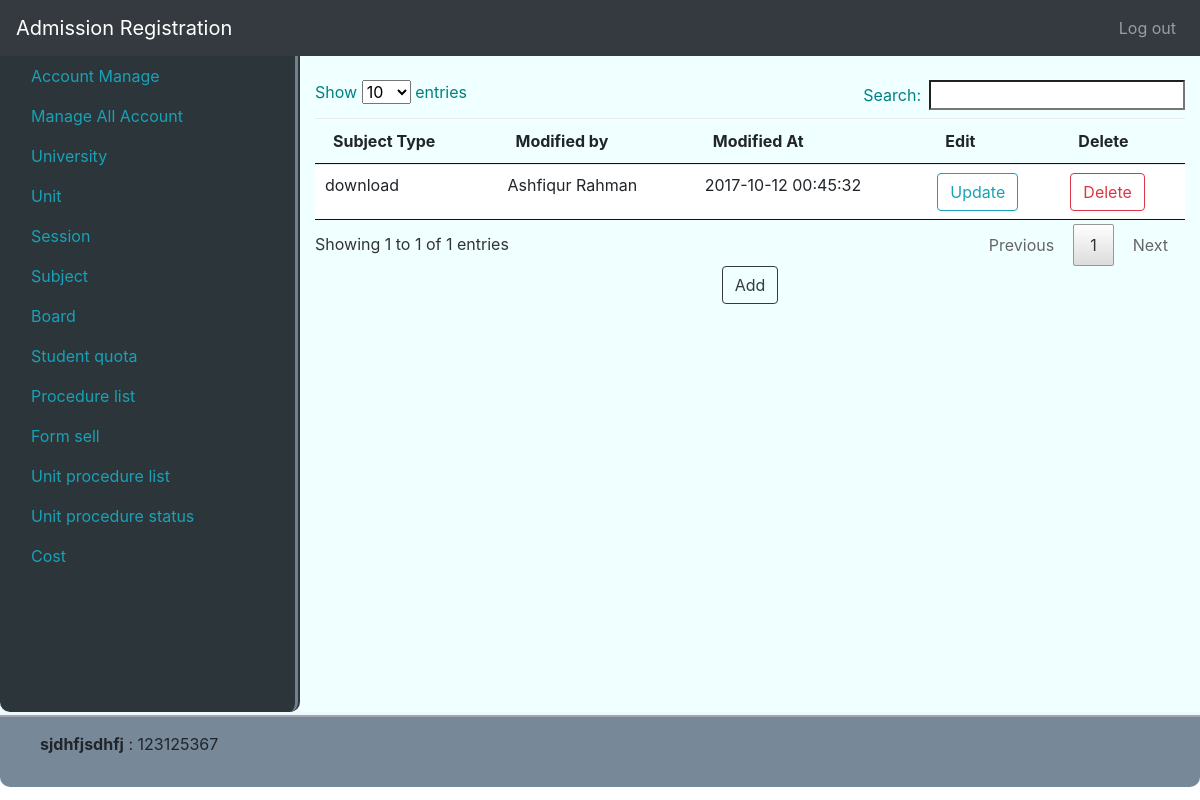
/procedureList (signed in), run on an earlier commit of the app's database.
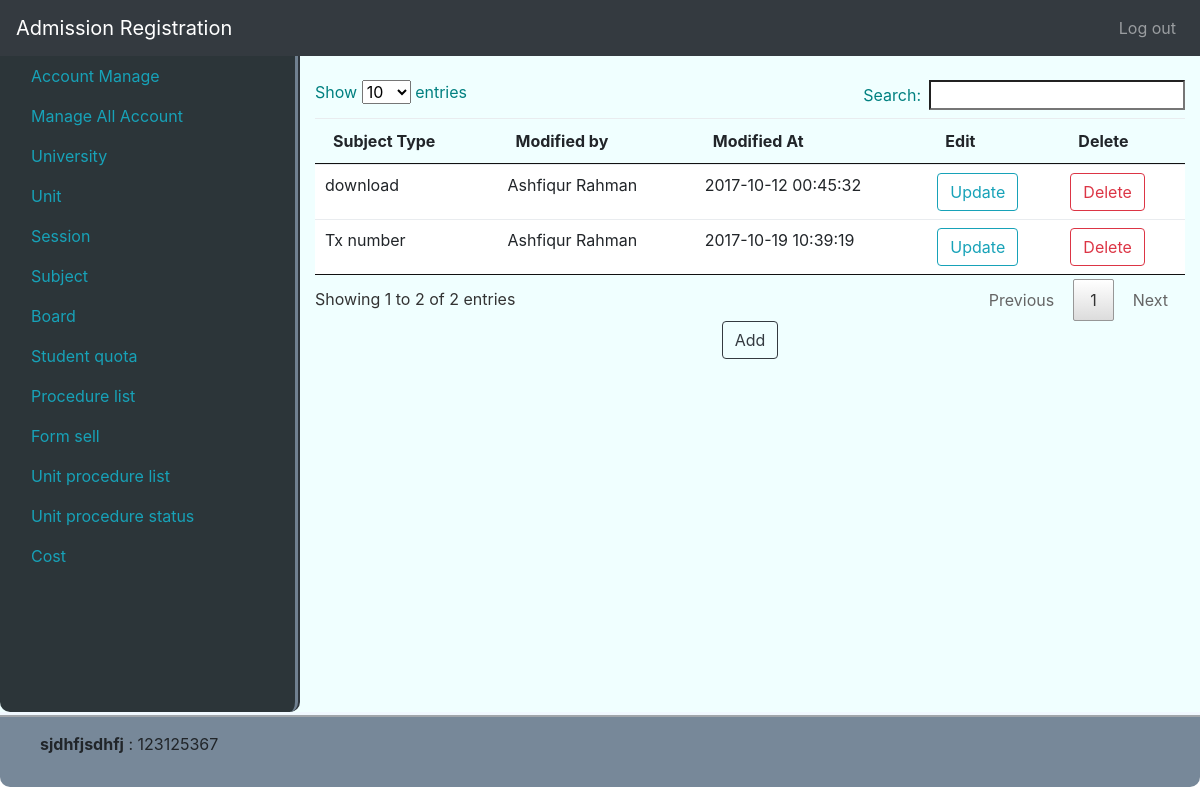
And on a later commit of the database.
### tables this page shows
CREATE TABLE `procedure_list` (
  `id` int(11) NOT NULL,
  `name` varchar(256) NOT NULL,
  `modified_by` int(11) NOT NULL,
  `modified_at` timestamp NOT NULL DEFAULT CURRENT_TIMESTAMP ON UPDATE CURRENT_TIMESTAMP
);

CREATE TABLE `users` (
  `id` int(11) NOT NULL,
  `full_name` varchar(256) NOT NULL,
  `user_name` varchar(20) NOT NULL,
  `password` varchar(256) NOT NULL,
  `user_role` enum('admin','manager','data_entry','student') NOT NULL,
  `account_status` tinyint(1) NOT NULL,
  `modified_by` int(11) NOT NULL,
  `modified_at` timestamp NOT NULL DEFAULT CURRENT_TIMESTAMP ON UPDATE CURRENT_TIMESTAMP
);

### system/libs/Load.php (called while the page is built, shortened)
<?php
class Load
{
    public function view($fileName, $data = false)
    {
        include 'app/views/'.$fileName.'.php';
    }
    public function model($modelName){
        return new $modelName();
    }
}

### app/controllers/ProcedureList.php (called while the page is built, shortened)
<?php
class ProcedureList extends MainController
{
    public function index(){
        self::procedureList();
    }
    public function procedureList(){
        $data = ['pageName' => 'Procedure List'];
        $this->load->view("partials/header", $data);
        $simpleModel = $this->load->model('SimpleModel');
        $table['list'] = $simpleModel->getAll('procedure_list');
        $table['users'] = $simpleModel->getAll('users');
        $this->load->view("admin/procedure_list", $table);
        $this->load->view("partials/footer");
    }
}

### index.php (called while the page is built, shortened)
<?php
$mail = new Main();

### system/libs/Database.php (called while the page is built, shortened)
<?php
class Database extends PDO {
    public function select($sql, $data = array(), $fetchStyle = PDO::FETCH_ASSOC){
        $stmt = $this->prepare($sql);
        $stmt->execute();
        return $stmt->fetchAll($fetchStyle);
    }
}

### app/models/SimpleModel.php (called while the page is built, shortened)
<?php
class SimpleModel extends MainModel {
    public function getAll($table, $cond = false){
        if($cond){
            $sql = "SELECT * FROM $table WHERE $cond";
        }else{
            $sql = "SELECT * FROM $table";
        }
        return $this->db->select($sql);
    }
}

### system/libs/MainController.php (called while the page is built, shortened)
<?php
class MainController
{
    public function __construct()
    {
        $this->load = new Load();
    }
}

### system/libs/MainModel.php (called while the page is built, shortened)
<?php
class MainModel{
    public function __construct(){
        $dsn = 'mysql:dbname=se_addmission; host=localhost';
        $user = 'root';
        $pass = '';
        $this->db = new Database($dsn,$user,$pass);
    }
}

### app/views/admin/procedure_list.php (the view, shortened to what this page needs)
<div class="col">
    <div class="table-responsive">
        <br />
        <table id="session_table" class="table">
            <thead>
            <tr>
                <th >Subject Type</th>
                <th >Modified by</th>
                <th >Modified At</th>
                <th >Edit</th>
                <th >Delete</th>
            </tr>
            </thead>
            <tbody>
            <?php foreach ($data['list'] as $key => $value){?>
                <tr>
                    <td> <span><?php echo $value['name']?></span> </td>
                    <td>
                        <?php
                        foreach ($data['users'] as $k => $v) {
                            if($v['id'] == $value['modified_by']){
                                echo $v['full_name'];
                            }
                        }
                        ?>
                    </td>
                    <td><?php echo $value['modified_at']?></td>
                    <td>
                        <button type="button" name="update" value="<?php echo $value['id']?>" class="btn btn-outline-info my-2 my-sm-0" onclick="btn_update(this);" >Update</button>
                    </td>
                    <td>
                        <form action="<?php echo BASE_URL?>/ProcedureList/delete" method="post">
                            <button type="submit" name="delete" value="<?php echo $value['id']?>" class="btn btn-outline-danger my-2 my-sm-0" onclick="return confirm('Do u really want to delete')" >Delete</button>
                        </form>
                    </td>
                </tr>
            <?php }?>
            </tbody>
        </table>
    </div>
    <div class="col crtbtn">
        <button type="button" id="add_button" data-toggle="modal" data-target="#dataModal" class="btn btn-outline-dark my-2 my-sm-0 crtbtn" onclick="btn_add(this);">Add</button>
    </div>
</div>

What changed in the data, as far as the page shows it:
added procedure_list: name "Tx number", modified_at "2017-10-19 10:39:19", $value['id'] 2 (drawn), users (full_name "Ashfiqur Rahman")
Also different on the page:
text written by a page script: "Show entries Search: Showing 1 to 1 of 1 entries Previous 1 Next" → "Show entries Search: Showing 1 to 2 of 2 entries Previous 1 Next"
